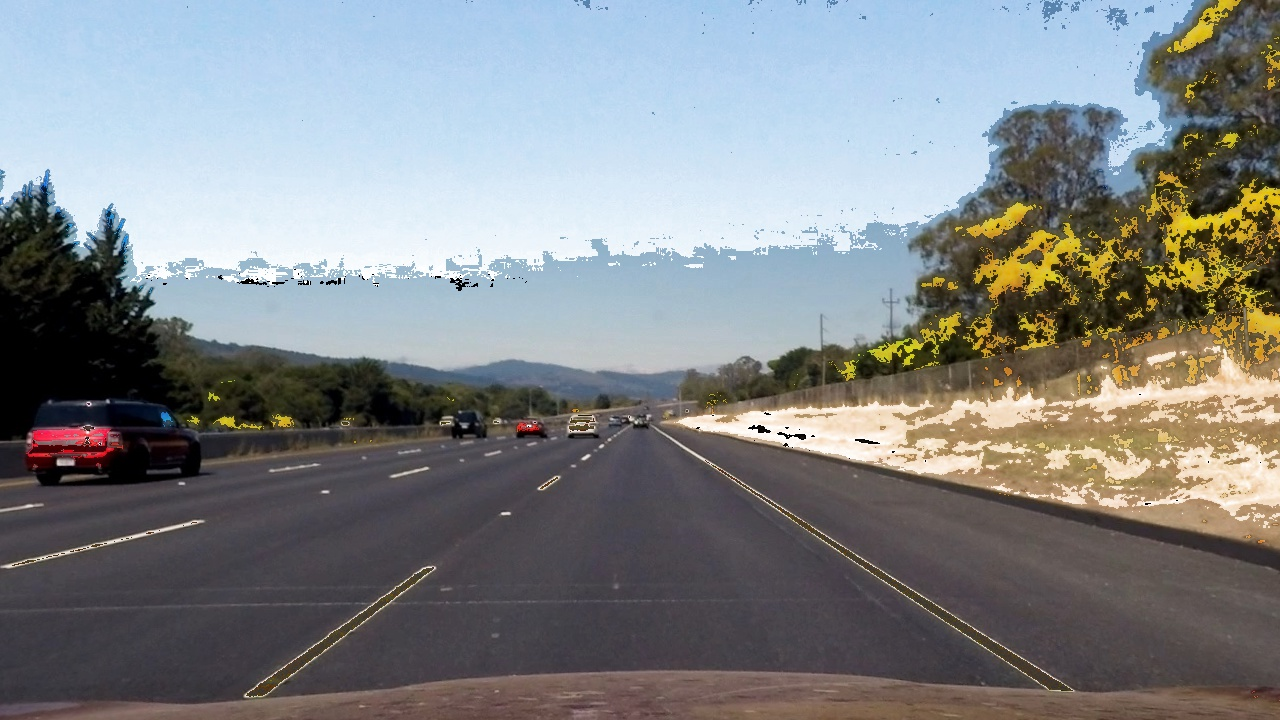
#> input picture write_up_images/color_enhance_straight_lines2.jpg, 1280 x 720 px; its folder holds only this picture in this run
$ python -i utils.py   (imports and definitions only)   (older library calls are emulated)
#> lines starting #> are read from the running program, lines starting #| are printed output that depends on the picture; after the words box and inside, x2 and y2 are one past the last pixel; in counts of white or black regions, pixels touching at a corner belong together
import numpy as np
import cv2
import glob
import math
from sklearn.linear_model import LinearRegression
from scipy.cluster.hierarchy import ward, fclusterdata
from scipy.spatial.distance import pdist
import copy
import matplotlib
from matplotlib import pyplot as plt


def cal_curvature_2nd(x, coefs):
    return np.power(1 + np.power((2 * coefs[0] * x + coefs[1]), 2), 1.5) / (2 * np.absolute(coefs[0]))


# [284 lines left out: functions measure_curvature_pixels, fit_polynomial, fit_line, line_dist, region_of_interest, draw_lines and 3 more, not called in this run]

def abs_sobel_thresh(img, orient='x', thresh_min=0, thresh_max=255):
    # Apply the following steps to img
    # 1) Convert to grayscale
    # 2) Take the derivative in x or y given orient = 'x' or 'y'
    # 3) Take the absolute value of the derivative or gradient
    # 4) Scale to 8-bit (0 - 255) then convert to type = np.uint8
    # 5) Create a mask of 1's where the scaled gradient magnitude
    # is > thresh_min and < thresh_max
    # 6) Return this mask as your binary_output image

#> called with orient = 'x', thresh_min = 0, thresh_max = 255
    gray = cv2.cvtColor(img, cv2.COLOR_RGB2GRAY)
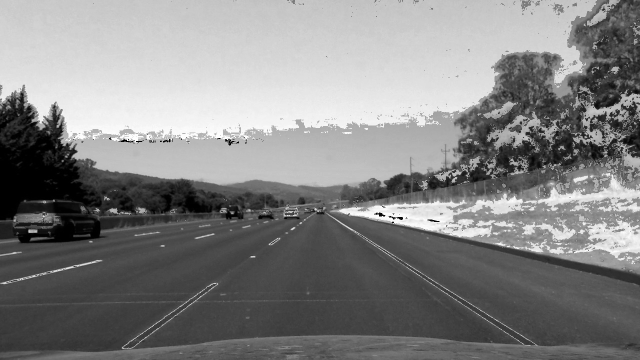
#> gray: shape (720, 1280) (shown at 1/2 size); min 0, max 255, mean 131.4
    if orient is 'x':
        sobel = cv2.Sobel(gray, cv2.CV_64F, 1, 0)
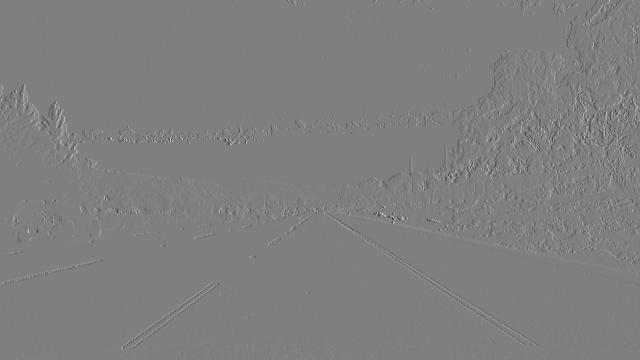
#> sobel: shape (720, 1280) float64 (shown at 1/2 size); min -1009, max 1009, mean 0.1; drawn with min black and max white
    elif orient is 'y':
        sobel = cv2.Sobel(gray, cv2.CV_64F, 0, 1)
    absolute = np.absolute(sobel)
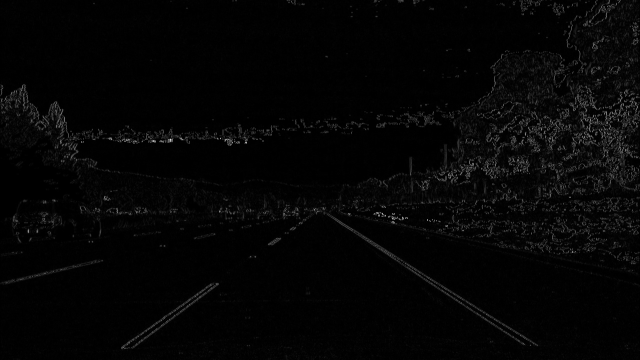
#> absolute: shape (720, 1280) float64 (shown at 1/2 size); min 0, max 1009, mean 21.2; drawn with min black and max white
    scaled = np.uint8(255 * np.float32(absolute) / np.max(absolute))
    binary = np.zeros_like(absolute)
    binary[(scaled > thresh_min) & (scaled < thresh_max)] = 1
    binary_output = binary

    return binary_output


# [69 lines left out: functions mag_thresh, dir_threshold, hls_select, warper, not called in this run]

>>> import cv2
>>> picture = cv2.cvtColor(cv2.imread('write_up_images/color_enhance_straight_lines2.jpg'), cv2.COLOR_BGR2RGB)
>>> result = abs_sobel_thresh(picture)
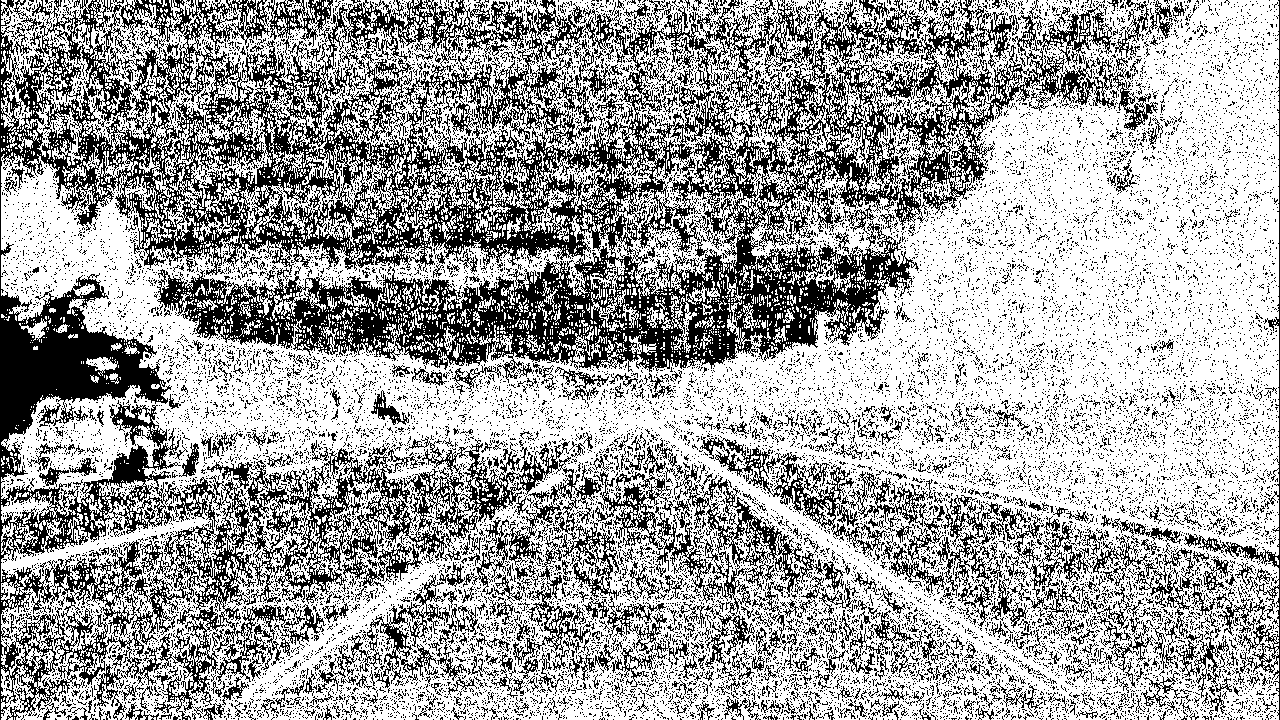
#> result: shape (720, 1280) float64; values 0 (black) and 1 (white), 64.1% white; black in thin lines or dots

$ run again, on write_up_images/color_enhance_test2.jpg
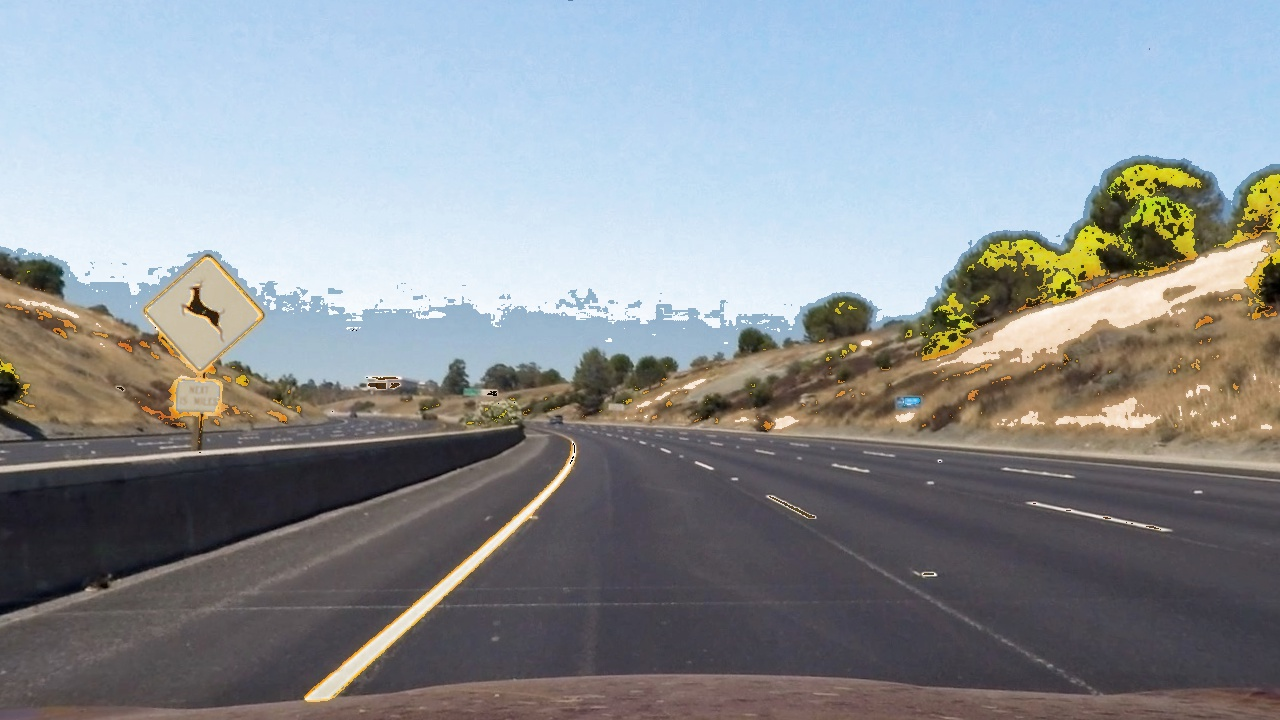
#> input picture write_up_images/color_enhance_test2.jpg, 1280 x 720 px
#> in abs_sobel_thresh, `absolute = np.absolute(sobel)`:
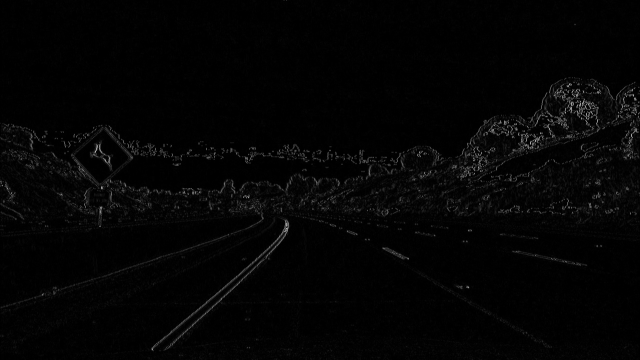
#> absolute: shape (720, 1280) float64 (shown at 1/2 size); min 0, max 795, mean 14.7; drawn with min black and max white
#> `result = abs_sobel_thresh(picture)`:
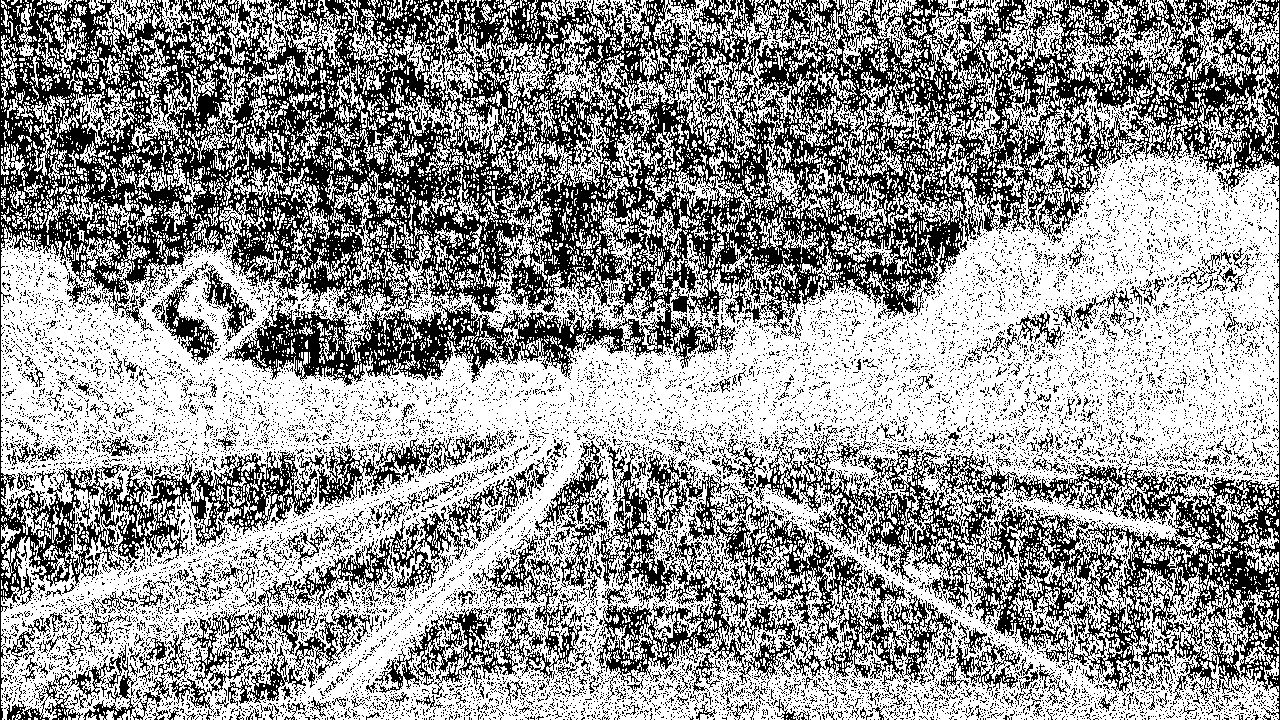
#> result: shape (720, 1280) float64; values 0 (black) and 1 (white), 59.2% white; 15547 black regions (15103 under 20 px), largest, box (x1, y1, x2, y2) and area: (0, 0, 1280, 720) 260377, (594, 443, 957, 700) 23534, (375, 534, 584, 695) 6642

$ run again, on write_up_images/color_enhance_test4.jpg
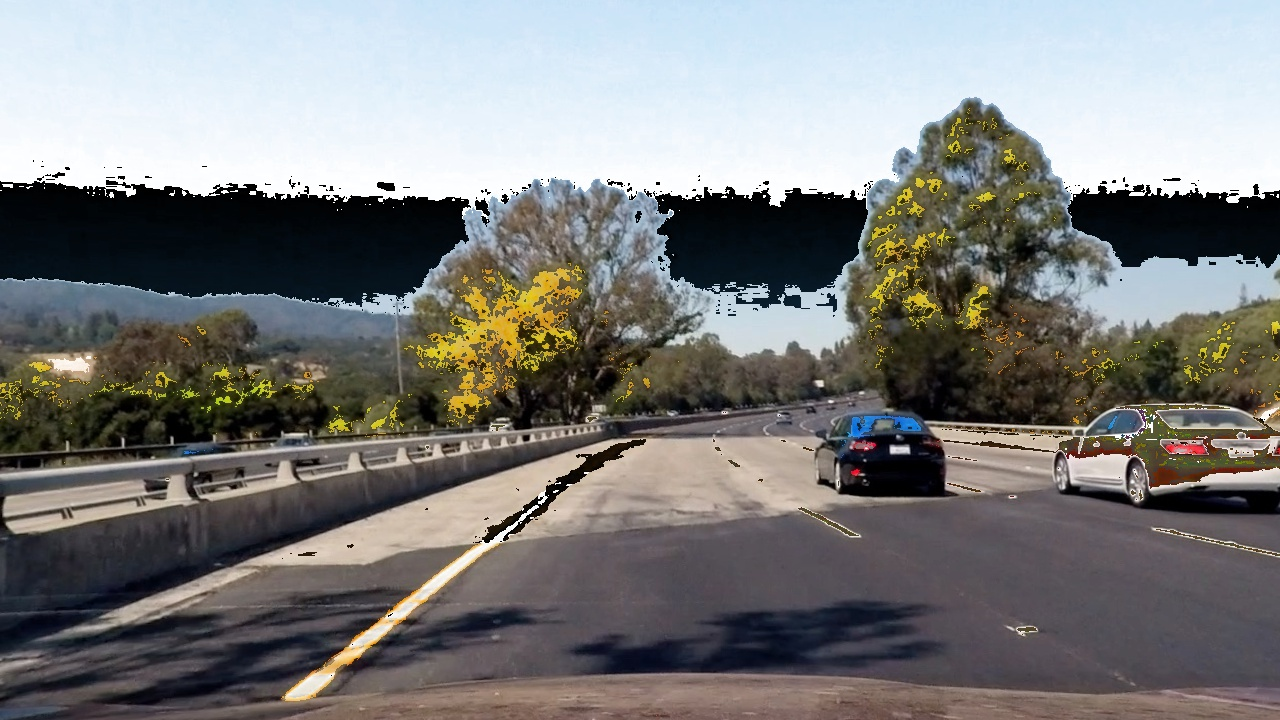
#> input picture write_up_images/color_enhance_test4.jpg, 1280 x 720 px
#> in abs_sobel_thresh, `absolute = np.absolute(sobel)`:
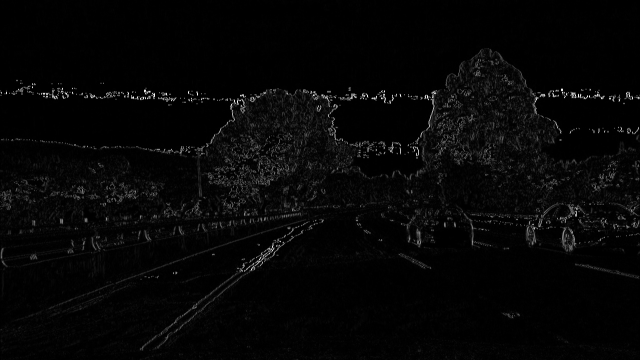
#> absolute: shape (720, 1280) float64 (shown at 1/2 size); min 0, max 1020, mean 26.3; drawn with min black and max white
#> `result = abs_sobel_thresh(picture)`:
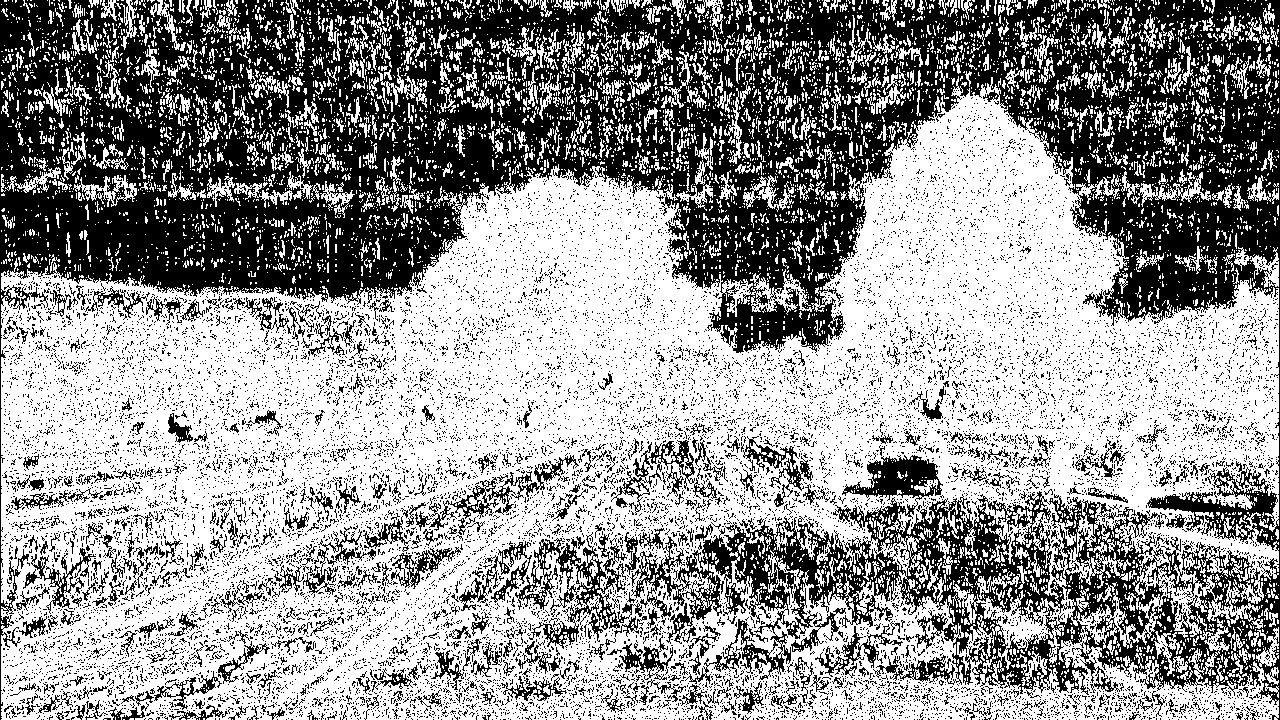
#> result: shape (720, 1280) float64; values 0 (black) and 1 (white), 58.6% white; 16939 black regions (16474 under 20 px), largest, box (x1, y1, x2, y2) and area: (0, 0, 1280, 720) 297689, (515, 532, 642, 649) 3744, (428, 455, 579, 531) 1686
